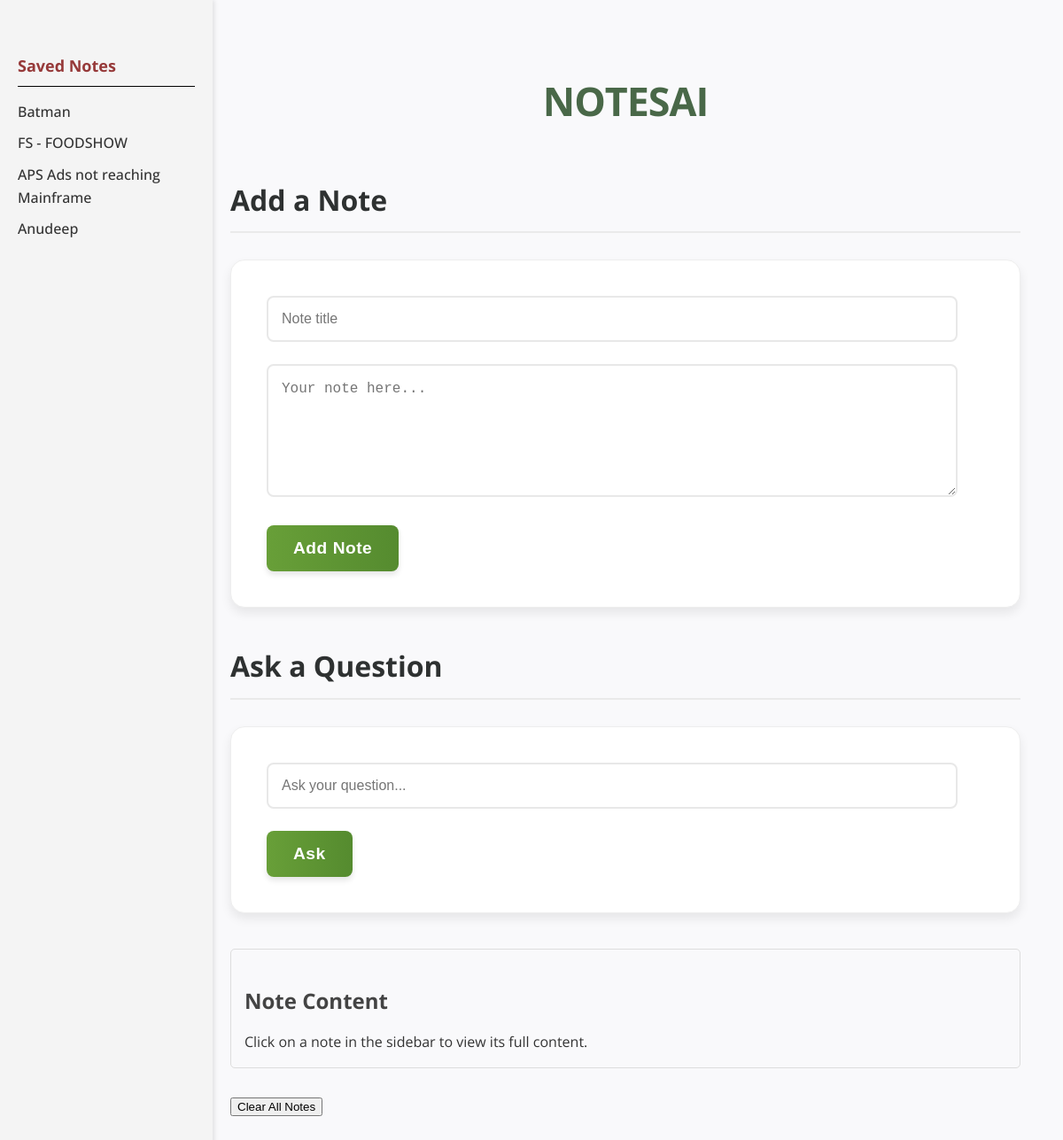
The app's page /, older data.
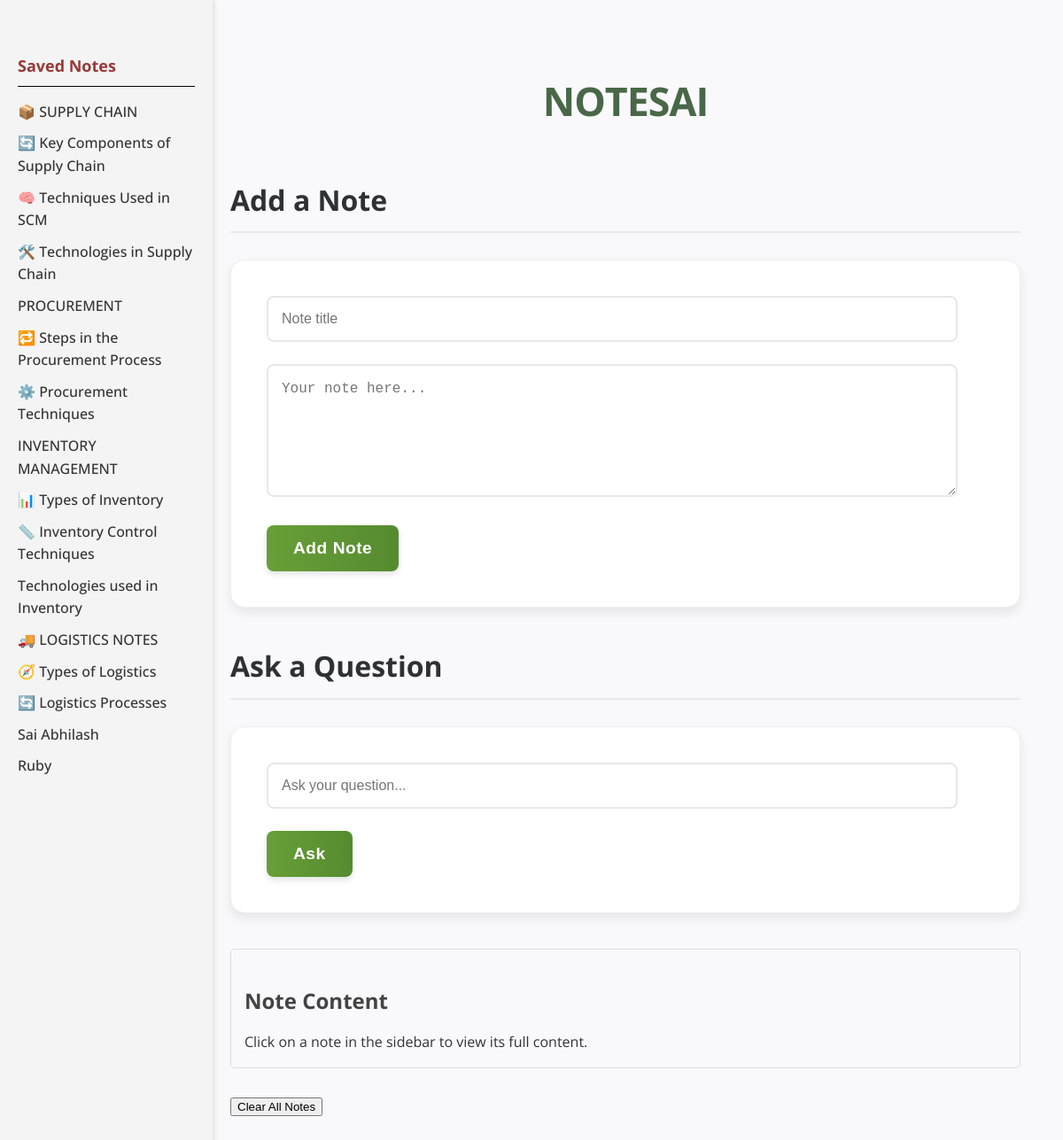
The same page, newer data.
### tables this page shows
CREATE TABLE notes (
                id INTEGER PRIMARY KEY AUTOINCREMENT,
                title TEXT NOT NULL,
                content TEXT NOT NULL
            );

### app.py (the view)
@app.route('/')
def index():
    with sqlite3.connect(DB_NAME) as conn:
        notes = conn.execute("SELECT id, title FROM notes").fetchall()
    return render_template('index.html', notes=notes, results=None)

### templates/index.html (shortened to what this page needs)
<!DOCTYPE html>
<html>
<head>
    <link rel="stylesheet" href="/static/style.css">
</head>
<body>
    <h1>NOTESAI</h1>
    <h2>Add a Note</h2>
    <form method="POST" action="/add">
        <input type="text" name="title" placeholder="Note title" required>
        <textarea name="content" placeholder="Your note here..." rows="5" required></textarea>
        <button type="submit">Add Note</button>
    </form>
    <h2>Ask a Question</h2>
    <form method="POST" action="/ask">
        <input type="text" name="query" placeholder="Ask your question..." required>
        <button type="submit">Ask</button>
    </form>
    <div class="sidebar">
        <h4>Saved Notes</h4>
        <ul id="note-list">
            {% for note in notes %}
                <li>
                    <a href="#" data-note-id="{{ note[0] }}" onclick="loadNote(this)">{{ note[1] }}</a>
                </li>
            {% endfor %}
        </ul>
    </div>
    <div id="note-content-area" style="margin-top: 20px; padding: 15px; border: 1px solid #ddd; border-radius: 5px;">
        <h3>Note Content</h3>
        <div id="full-note-content">
            Click on a note in the sidebar to view its full content.
        </div>
    </div>
    <div style="margin-top: 30px;">
        <button id="clear-notes-btn">Clear All Notes </button>
    </div>
</body>
</html>

Row changes from the older to the newer data that the page shows:
removed notes: title "Batman"
removed notes: title "FS - FOODSHOW"
removed notes: title "APS Ads not reaching Mainframe"
removed notes: title "Anudeep"
added notes: title "📦 SUPPLY CHAIN"
added notes: title "🔄 Key Components of Supply Chain"
added notes: title "🧠 Techniques Used in SCM"
added notes: title "🛠️ Technologies in Supply Chain"
added notes: title "PROCUREMENT"
added notes: title "🔁 Steps in the Procurement Process"
added notes: title "⚙️ Procurement Techniques"
added notes: title "INVENTORY MANAGEMENT"
added notes: title "📊 Types of Inventory"
added notes: title "📏 Inventory Control Techniques"
added notes: title "Technologies used in Inventory"
added notes: title "🚚 LOGISTICS NOTES"
added notes: title "🧭 Types of Logistics"
added notes: title "🔄 Logistics Processes"
added notes: title "Sai Abhilash"
added notes: title "Ruby"
